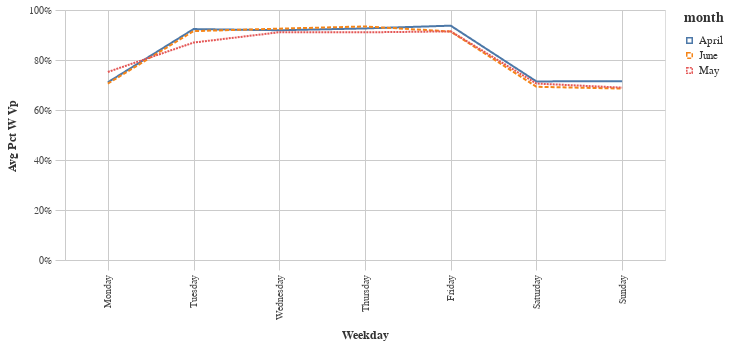

The code cell stored with this chart in its notebook:
### Code cell
line = alt.Chart(week_month).mark_line().encode(
    x=alt.X('weekday', title=_dla_utils.labeling('weekday'), sort=cats_day),
    y=alt.Y('avg_pct_w_vp:Q', title=_dla_utils.labeling('avg_pct_w_vp'), axis=alt.Axis(format='%')),
    color='month',
    strokeDash='month',
)
line_chart = styleguide.preset_chart_config(line)
line_chart.properties(width=600)

### Figure 1 — Vega-Lite specification as saved in the notebook (floating-point values rounded to 4 significant figures)
{"config": {"view": {"continuousWidth": 400, "continuousHeight": 300}, "axis": {"domainColor": "#cbcbcb", "grid": true, "gridColor": "#cbcbcb", "gridWidth": 1, "labelColor": "#474747", "labelFont": "Nunito Sans", "labelFontSize": 10, "labelPadding": 4, "tickColor": "#cbcbcb", "tickSize": 10, "titleColor": "#333", "titleFont": "Raleway", "titleFontSize": 12, "titlePadding": 10}, "axisBand": {"grid": false}, "background": "white", "font": "Raleway", "header": {"labelFont": "Nunito Sans", "titleFont": "Raleway"}, "legend": {"labelColor": "#333", "labelFont": "Nunito Sans", "labelFontSize": 11, "labelLimit": 0, "padding": 1, "symbolSize": 30, "symbolType": "square", "titleColor": "#333", "titleFont": "Raleway", "titleFontSize": 14, "titlePadding": 10}, "title": {"anchor": "middle", "font": "Raleway", "fontSize": 18, "fontWeight": 300, "offset": 20}}, "data": {"name": "data-fbdf55316b1a7130d88163c4729db594"}, "mark": "line", "encoding": {"color": {"field": "month", "type": "nominal"}, "strokeDash": {"field": "month", "type": "nominal"}, "x": {"field": "weekday", "sort": ["Monday", "Tuesday", "Wednesday", "Thursday", "Friday", "Saturday", "Sunday"], "title": "Weekday", "type": "nominal"}, "y": {"axis": {"format": "%"}, "field": "avg_pct_w_vp", "title": "Avg Pct W Vp", "type": "quantitative"}}, "height": 250, "width": 600, "$schema": "https://vega.github.io/schema/vega-lite/v4.17.0.json", "datasets": {"data-fbdf55316b1a7130d88163c4729db594": [{"month": "April", "weekday": "Friday", "avg_pct_w_vp": 0.9373}, {"month": "April", "weekday": "Monday", "avg_pct_w_vp": 0.7109}, {"month": "April", "weekday": "Saturday", "avg_pct_w_vp": 0.7143}, {"month": "April", "weekday": "Sunday", "avg_pct_w_vp": 0.7154}, {"month": "April", "weekday": "Thursday", "avg_pct_w_vp": 0.9263}, {"month": "April", "weekday": "Tuesday", "avg_pct_w_vp": 0.9237}, {"month": "April", "weekday": "Wednesday", "avg_pct_w_vp": 0.919}, {"month": "June", "weekday": "Friday", "avg_pct_w_vp": 0.914}, {"month": "June", "weekday": "Monday", "avg_pct_w_vp": 0.7057}, {"month": "June", "weekday": "Saturday", "avg_pct_w_vp": 0.6928}, {"month": "June", "weekday": "Sunday", "avg_pct_w_vp": 0.6857}, {"month": "June", "weekday": "Thursday", "avg_pct_w_vp": 0.9342}, {"month": "June", "weekday": "Tuesday", "avg_pct_w_vp": 0.9156}, {"month": "June", "weekday": "Wednesday", "avg_pct_w_vp": 0.9253}, {"month": "May", "weekday": "Friday", "avg_pct_w_vp": 0.9145}, {"month": "May", "weekday": "Monday", "avg_pct_w_vp": 0.7522}, {"month": "May", "weekday": "Saturday", "avg_pct_w_vp": 0.7058}, {"month": "May", "weekday": "Sunday", "avg_pct_w_vp": 0.6895}, {"month": "May", "weekday": "Thursday", "avg_pct_w_vp": 0.9107}, {"month": "May", "weekday": "Tuesday", "avg_pct_w_vp": 0.8697}, {"month": "May", "weekday": "Wednesday", "avg_pct_w_vp": 0.911}]}}
